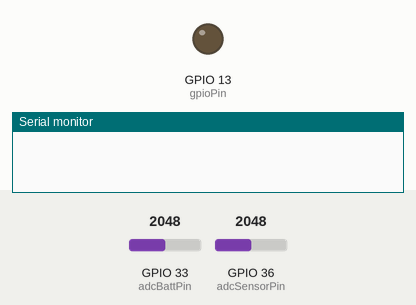
This sketch was run on a simulated ESP32. Shown: output pins drawn as LEDs (lit = HIGH), the last lines printed to the serial monitor. The test bench sets the inputs (shaded band); at power-on: GPIO 33 (adcBattPin) = 2048, GPIO 36 (adcSensorPin) = 2048. Not simulated (calls return 0 or success): WSB_private.h. At 23.8 s the program puts the board to deep sleep or switches it off; the recording ends there.

Above: at 0.0 s.
At 1.1 s:
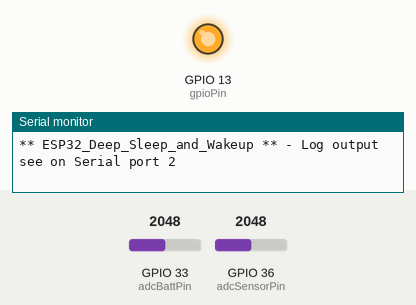
Timing chart, 0 to 13.7 s (numbered marks = the images above):
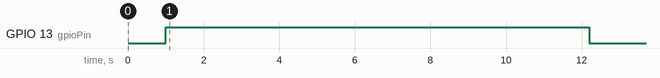

The sketch:

ESP32_Deep_Sleep_and_Wakeup.ino
```cpp
/*
 *  ESP32
 *  DEEP Sleep and wake up
 *  Based on work
 *  by Mischianti Renzo <https://www.mischianti.org>
 *
 *  https://www.mischianti.org/2021/03/15/esp32-practical-power-saving-deep-sleep-and-hibernation-3/
 *
 * modified 2022-05-20 by Werner Schollenberger
 *
 * 2022-09-27 WSB - Added monitoring of battery voltage via ADC2_04
 *                  and logging to Serial2
 */

// constants won't change. Used here to set a pin number:
//const int gpioPin =  4;      // GPIO4 - Touch_0 - ADC2_0
const int gpioPin =  13;       // WEMOS ESP Lite GPI13 - Touch_4 - ADC2_4
const byte adcBattPin = 33;    // ADC input WEMOS Lite ADC1-5 to measure battery voltage
                               //(Note that ADC2 cannot be used when WiFi is on)
const byte adcSensorPin = 36;  // ADC input WEMOS Lite ADC1-0 - Sensor reading

// Duration before going into sleep
//const int wait_delay = 20;
const int wait_delay = 10;
// Sleep duration
//const int sleep_delay = 30;
const int sleep_delay = 10;


#include <WiFi.h>
//#include <BluetoothSerial.h>
#include "driver/adc.h"
//#include <esp_bt.h>
#include <esp_wifi.h>
#include <esp_sleep.h>

#define STA_SSID "<YOUR-SSID>"
#define STA_PASS "<YOUR-PASSWD>"
#include <WSB_private.h> // set the WLAN credentials outside the source code

//BluetoothSerial SerialBT;

int variable = 0;

/*
 * Method to print the reason by which ESP32 has been awaken from sleep
 * From: Pranav Cherukupalli <cherukupallip@gmail.com>
 * https://github.com/espressif/arduino-esp32/blob/master/libraries/ESP32/examples/DeepSleep/TimerWakeUp/TimerWakeUp.ino#L22
 */
void print_wakeup_reason(){
  esp_sleep_wakeup_cause_t wakeup_reason;

  wakeup_reason = esp_sleep_get_wakeup_cause();

  switch(wakeup_reason)
  {
    case ESP_SLEEP_WAKEUP_EXT0 : Serial.println("Wakeup caused by external signal using RTC_IO"); break;
    case ESP_SLEEP_WAKEUP_EXT1 : Serial.println("Wakeup caused by external signal using RTC_CNTL"); break;
    case ESP_SLEEP_WAKEUP_TIMER : Serial.println("Wakeup caused by timer"); break;
    case ESP_SLEEP_WAKEUP_TOUCHPAD : Serial.println("Wakeup caused by touchpad"); break;
    case ESP_SLEEP_WAKEUP_ULP : Serial.println("Wakeup caused by ULP program"); break;
    default : Serial.printf("Wakeup was not caused by deep sleep: %d",wakeup_reason); Serial.println(); break;
  }
}

// Function for the linear adjustment of the ADC.
double analogReadAdjusted(byte pinNumber){

  // Specify the adjustment factors.
  const double f1 = 1.7111361460487501e+001;
  const double f2 = 4.2319467860421662e+000;
  const double f3 = -1.9077375643188468e-002;
  const double f4 = 5.4338055402459246e-005;
  const double f5 = -8.7712931081088873e-008;
  const double f6 = 8.7526709101221588e-011;
  const double f7 = -5.6536248553232152e-014;
  const double f8 = 2.4073049082147032e-017;
  const double f9 = -6.7106284580950781e-021;
  const double f10 = 1.1781963823253708e-024;
  const double f11 = -1.1818752813719799e-028;
  const double f12 = 5.1642864552256602e-033;

  // Specify the number of loops for one measurement.
  //const int loops = 40;
  const int loops = 4;

  // Specify the delay between the loops.
  //const int loopDelay = 200;
  const int loopDelay = 50;

  // Initialize the used variables.
  int counter = 1;
  int inputValue = 0;
  double totalInputValue = 0;
  double averageInputValue = 0;

  // Loop to get the average of different analog values.
  for (counter = 1; counter <= loops; counter++) {

    // Read the analog value.
    inputValue = analogRead(pinNumber);

    // Add the analog value to the total.
    totalInputValue += inputValue;

    // Wait some time after each loop.
    delay(loopDelay);
  }

  // Calculate the average input value.
  averageInputValue = totalInputValue / loops;

  // Calculate and return the adjusted input value.
  return f1 + f2 * pow(averageInputValue, 1) + f3 * pow(averageInputValue, 2) + f4 * pow(averageInputValue, 3) + f5 * pow(averageInputValue, 4) + f6 * pow(averageInputValue, 5) + f7 * pow(averageInputValue, 6) + f8 * pow(averageInputValue, 7) + f9 * pow(averageInputValue, 8) + f10 * pow(averageInputValue, 9) + f11 * pow(averageInputValue, 10) + f12 * pow(averageInputValue, 11);
}

void setup() {
    Serial.begin(115200);
    while(!Serial){delay(500);}  // wait for Arduino boards to connect serial to USB
    delay(500);  // give the serial interface on a ESP module a chance to come up properly after SW download

    Serial.println("** ESP32_Deep_Sleep_and_Wakeup ** - Log output see on Serial port 2");

    Serial = Serial2;
    Serial.begin(115200);
    while(!Serial){delay(500);}  // wait for Arduino boards to connect serial to USB
    delay(500);  // give the serial interface on a ESP module a chance to come up properly after SW download
    Serial.println("** ESP32_Deep_Sleep_and_Wakeup on Serial2 **");
    print_wakeup_reason();

//    SerialBT.begin("ESP32test"); //Bluetooth device name
//    SerialBT.println("START BT");

    // set the digital pin as output:
    pinMode(gpioPin, OUTPUT);
    digitalWrite(gpioPin, HIGH);

/*
    Serial.print("START WIFI .");
    WiFi.begin(STA_SSID, STA_PASS);
    while (WiFi.status() != WL_CONNECTED) {
        delay(500);
        Serial.print(".");
    }

    Serial.println("");
    Serial.println("WiFi connected");
    Serial.println("IP address: ");
    Serial.println(WiFi.localIP());

    Serial.print("Initial Variable value = ");
    Serial.println(variable);
    variable += 10;
    Serial.print("Variable updated = ");
    Serial.println(variable);
*/
    delay(500);

    // Get the adjusted input value with the help of the 'analogReadAdjusted' function.
    float adjustedInputValue = analogReadAdjusted(adcBattPin);
    // Calculate the adjusted voltage from the adjusted analog input value.
    float adjustedInputVoltage = 3.3 / 4096 * adjustedInputValue;
    // Calculate battery voltage assuming voltage divider of: 220kOhm + 330kOhm || 15 MOhm (ADC)
    // Total resistance = 543 kOhm, resistor at ADC = 323 kOhm
    float vBatt = adjustedInputVoltage * 543 / 323;

    //Serial.print("Battery State: raw ADC value: ");
    //Serial.print(inputValue);
    //Serial.print(" | raw corrected: ");
    //Serial.print(adjustedInputValue, 1);
    //Serial.print(" | Voltage: ");
    //Serial.print(inputVoltage, 3);
    //Serial.print(" | corrected voltage: ");
    //Serial.print(adjustedInputVoltage, 3);
    //Serial.print(" | Delta %: ");
    //Serial.println((adjustedInputValue - inputValue) / inputValue * 100, 2);
    //Serial.println();

    Serial.println();
    Serial.print("Battery Voltage: ");
    Serial.println(vBatt, 2);
    Serial.println();
    delay(500);

    Serial.println("Check that Sensor is deactivated.. - you have 10 sec.");
    delay(10*1000);
    Serial.println("Activating Sensor.");
    digitalWrite(gpioPin, LOW);
    delay(500);
    // Get the 'normal' value from the sensor analog input.
    int inputValue = analogRead(adcSensorPin);
    // Calculate the voltage from the 'normal' analog input value.
    float inputVoltage = 3.3 / 4096 * inputValue;
    Serial.println();
    Serial.print("Sensor Voltage:  ");
    Serial.println(inputVoltage, 2);
    Serial.println();
    delay(500);

    Serial.println("Waiting " + String(wait_delay) + " sec before truning into deep sleep...");
    delay(wait_delay * 1000);

        // Get the 'normal' value from the sensor analog input.
    inputValue = analogRead(adcSensorPin);
    // Calculate the voltage from the 'normal' analog input value.
    inputVoltage = 3.3 / 4096 * inputValue;
    Serial.println();
    Serial.print("Sensor Voltage after some wait time:  ");
    Serial.println(inputVoltage, 2);
    Serial.println();
    delay(500);

    uint64_t sleep_delay_us = sleep_delay * 1000ULL * 1000ULL;
    esp_sleep_enable_timer_wakeup(sleep_delay_us);
    Serial.println("DEEP SLEEP (HIBERNATE) ENABLED FOR " + String(sleep_delay) + " secs");

    // Pay attention to this command, with this wake up source
    // your device can't go to hibernate mode
    // but only deep sleep
    //esp_sleep_enable_ext0_wakeup(GPIO_NUM_33,1);  // GPIO_NUM_33 for ESP32 Node CPU board / GPIO_NUM_12 for LoLin board

    delay(100);
    //disableWiFi();
    esp_deep_sleep_start();
    //esp_light_sleep_start();

    Serial.println();
    Serial.println("DEEP SLEEP WAKE UP");

    Serial.print("Variable = ");
    Serial.println(variable);
    //enableWiFi();

    Serial.println("Here we are back again - exiting setup().");

}

void loop() {

}

void disableWiFi(){
    adc_power_off();
    WiFi.disconnect(true);  // Disconnect from the network
    WiFi.mode(WIFI_OFF);    // Switch WiFi off

    Serial.println("");
    Serial.println("WiFi disconnected!");
}
void enableWiFi(){
    adc_power_on();
    WiFi.disconnect(false);  // Reconnect the network
    WiFi.mode(WIFI_STA);    // Switch WiFi on

    Serial.print("START WIFI after enable .");
    WiFi.begin(STA_SSID, STA_PASS);

    while (WiFi.status() != WL_CONNECTED) {
        delay(500);
        Serial.print(".");
    }

    Serial.println("");
    Serial.println("WiFi connected");
    Serial.println("IP address: ");
    Serial.println(WiFi.localIP());
}
/*
 void disableBluetooth(){
    btStop();
    esp_bt_controller_disable();
    delay(1000);
    Serial.println("BT STOP");
}
*/
```

Measured:
- by itself, GPIO 13 (gpioPin): LOW → HIGH at 1.0 s, → LOW 11.2 s later
